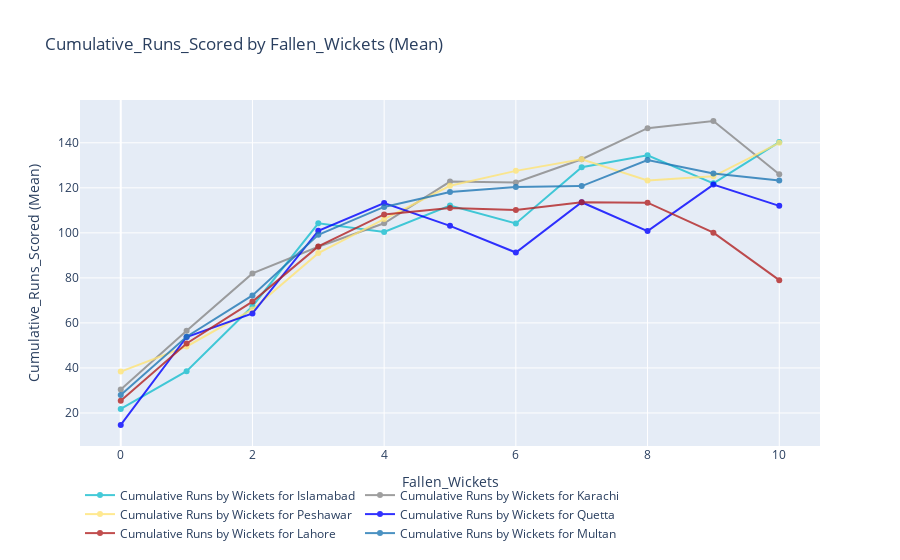

Write notebook code for a chart like this one.
### Code cell
if isinstance(df, (pd.DatetimeIndex, pd.MultiIndex)):
	df = df.to_frame(index=False)

# remove any pre-existing indices for ease of use in the D-Tale code, but this is not required
df = df.reset_index().drop('index', axis=1, errors='ignore')
df.columns = [str(c) for c in df.columns]  # update columns to strings in case they are numbers

chart_data = pd.concat([
	df['Fallen_Wickets'],
	df['Cumulative_Runs_Scored'],
	df['Batting_Team'],
], axis=1)
chart_data = chart_data.query("""(Batting_Team == 'Islamabad United') or (Batting_Team == 'Karachi Kings') or (Batting_Team == 'Lahore Qalandars') or (Batting_Team == 'Multan Sultans') or (Batting_Team == 'Peshawar Zalmi') or (Batting_Team == 'Quetta Gladiators')""")
chart_data = chart_data.sort_values(['Batting_Team', 'Fallen_Wickets'])
chart_data = chart_data.rename(columns={'Fallen_Wickets': 'x'})
chart_data = chart_data.groupby(['Batting_Team', 'x'])[['Cumulative_Runs_Scored']].mean().reset_index()
chart_data = chart_data.dropna()
# WARNING: This is not taking into account grouping of any kind, please apply filter associated with
#          the group in question in order to replicate chart. For this we're using 'Batting_Team == 'Islamabad United''
#chart_data = chart_data.query("""(Batting_Team == 'Islamabad United')""")

import plotly.graph_objs as go

#charts = []
#line_cfg = {'line': {'shape': 'spline', 'smoothing': 0.3}, 'mode': 'lines'}
#charts.append(go.Scatter(
#	x=chart_data['x'], y=chart_data['Cumulative_Runs_Scored'], name='Cumulative_Runs_Scored', **line_cfg
#))
isl = go.Scatter(
                x=chart_data['x'],
                y=chart_data[chart_data['Batting_Team'] == 'Islamabad United']['Cumulative_Runs_Scored'],
                name = "Cumulative Runs by Wickets for Islamabad",
                line = dict(color = '#17BECF'),
                opacity = 0.8)
kar = go.Scatter(
                x=chart_data['x'],
                y=chart_data[chart_data['Batting_Team'] == 'Karachi Kings']['Cumulative_Runs_Scored'],
                name = "Cumulative Runs by Wickets for Karachi",
                line = dict(color = '#888'),
                opacity = 0.8)
pes = go.Scatter(
                x=chart_data['x'],
                y=chart_data[chart_data['Batting_Team'] == 'Peshawar Zalmi']['Cumulative_Runs_Scored'],
                name = "Cumulative Runs by Wickets for Peshawar",
                line = dict(color = '#ffe476'),
                opacity = 0.8)
que = go.Scatter(
                x=chart_data['x'],
                y=chart_data[chart_data['Batting_Team'] == 'Quetta Gladiators']['Cumulative_Runs_Scored'],
                name = "Cumulative Runs by Wickets for Quetta",
                line = dict(color = '#0000ff'),
                opacity = 0.8)
lah = go.Scatter(
                x=chart_data['x'],
                y=chart_data[chart_data['Batting_Team'] == 'Lahore Qalandars']['Cumulative_Runs_Scored'],
                name = "Cumulative Runs by Wickets for Lahore",
                line = dict(color ='firebrick' ),
                opacity = 0.8)
mul = go.Scatter(
                x=chart_data['x'],
                y=chart_data[chart_data['Batting_Team'] == 'Multan Sultans']['Cumulative_Runs_Scored'],
                name = "Cumulative Runs by Wickets for Multan",
                line = dict(color = '#1f77b4'),
                opacity = 0.8)
charts=[isl,kar,pes,que,lah,mul]
figure = go.Figure(data=charts, layout=go.Layout({
    'legend': {'orientation': 'h'},
    'title': {'text': 'Cumulative_Runs_Scored by Fallen_Wickets (Mean)'},
    'xaxis': {'tickformat': '.0f', 'title': {'text': 'Fallen_Wickets'}},
    'yaxis': {'tickformat': '.0f', 'title': {'text': 'Cumulative_Runs_Scored (Mean)'}}
}))

# If you're having trouble viewing your chart in your notebook try passing your 'chart' into this snippet:

from plotly.offline import iplot, init_notebook_mode

init_notebook_mode(connected=True)
figure.pop('id', None) # for some reason iplot does not like 'id'
iplot(figure)

### Figure 1 — Plotly figure (JSON) as saved in the notebook; plotly's stock layout.template omitted (floating-point values rounded to 4 significant figures)
{"data": [{"line": {"color": "#17BECF"}, "name": "Cumulative Runs by Wickets for Islamabad", "opacity": 0.8, "type": "scatter", "x": [0, 1, 2, 3, 4, 5, 6, 7, 8, 9, 10, 0, 1, 2, 3, 4, 5, 6, 7, 8, 9, 10, 0, 1, 2, 3, 4, 5, 6, 7, 8, 9, 10, 0, 1, 2, 3, 4, 5, 6, 7, 8, 9, 10, 0, 1, 2, 3, 4, 5, 6, 7, 8, 9, 10, 0, 1, 2, 3, 4, 5, 6, 7, 8, 9, 10], "y": [21.81, 38.59, 67.43, 104.3, 100.4, 112.2, 104.2, 129.1, 134.5, 122, 140.3]}, {"line": {"color": "#888"}, "name": "Cumulative Runs by Wickets for Karachi", "opacity": 0.8, "type": "scatter", "x": [0, 1, 2, 3, 4, 5, 6, 7, 8, 9, 10, 0, 1, 2, 3, 4, 5, 6, 7, 8, 9, 10, 0, 1, 2, 3, 4, 5, 6, 7, 8, 9, 10, 0, 1, 2, 3, 4, 5, 6, 7, 8, 9, 10, 0, 1, 2, 3, 4, 5, 6, 7, 8, 9, 10, 0, 1, 2, 3, 4, 5, 6, 7, 8, 9, 10], "y": [30.39, 56.58, 81.99, 93.83, 104.3, 122.8, 122.3, 132.7, 146.5, 149.7, 126]}, {"line": {"color": "#ffe476"}, "name": "Cumulative Runs by Wickets for Peshawar", "opacity": 0.8, "type": "scatter", "x": [0, 1, 2, 3, 4, 5, 6, 7, 8, 9, 10, 0, 1, 2, 3, 4, 5, 6, 7, 8, 9, 10, 0, 1, 2, 3, 4, 5, 6, 7, 8, 9, 10, 0, 1, 2, 3, 4, 5, 6, 7, 8, 9, 10, 0, 1, 2, 3, 4, 5, 6, 7, 8, 9, 10, 0, 1, 2, 3, 4, 5, 6, 7, 8, 9, 10], "y": [38.38, 49.54, 66.01, 91.01, 106.1, 120.9, 127.5, 132.7, 123.3, 125.1, 140]}, {"line": {"color": "#0000ff"}, "name": "Cumulative Runs by Wickets for Quetta", "opacity": 0.8, "type": "scatter", "x": [0, 1, 2, 3, 4, 5, 6, 7, 8, 9, 10, 0, 1, 2, 3, 4, 5, 6, 7, 8, 9, 10, 0, 1, 2, 3, 4, 5, 6, 7, 8, 9, 10, 0, 1, 2, 3, 4, 5, 6, 7, 8, 9, 10, 0, 1, 2, 3, 4, 5, 6, 7, 8, 9, 10, 0, 1, 2, 3, 4, 5, 6, 7, 8, 9, 10], "y": [14.69, 53.74, 64.21, 101.0, 113.2, 103.1, 91.27, 113.6, 100.8, 121.4, 112]}, {"line": {"color": "firebrick"}, "name": "Cumulative Runs by Wickets for Lahore", "opacity": 0.8, "type": "scatter", "x": [0, 1, 2, 3, 4, 5, 6, 7, 8, 9, 10, 0, 1, 2, 3, 4, 5, 6, 7, 8, 9, 10, 0, 1, 2, 3, 4, 5, 6, 7, 8, 9, 10, 0, 1, 2, 3, 4, 5, 6, 7, 8, 9, 10, 0, 1, 2, 3, 4, 5, 6, 7, 8, 9, 10, 0, 1, 2, 3, 4, 5, 6, 7, 8, 9, 10], "y": [25.44, 50.85, 69.46, 93.96, 108.2, 111.0, 110.2, 113.6, 113.4, 100.1, 79]}, {"line": {"color": "#1f77b4"}, "name": "Cumulative Runs by Wickets for Multan", "opacity": 0.8, "type": "scatter", "x": [0, 1, 2, 3, 4, 5, 6, 7, 8, 9, 10, 0, 1, 2, 3, 4, 5, 6, 7, 8, 9, 10, 0, 1, 2, 3, 4, 5, 6, 7, 8, 9, 10, 0, 1, 2, 3, 4, 5, 6, 7, 8, 9, 10, 0, 1, 2, 3, 4, 5, 6, 7, 8, 9, 10, 0, 1, 2, 3, 4, 5, 6, 7, 8, 9, 10], "y": [28.02, 53.86, 72.21, 99.13, 111.5, 118.2, 120.4, 120.8, 132.4, 126.4, 123.2]}], "layout": {"legend": {"orientation": "h"}, "title": {"text": "Cumulative_Runs_Scored by Fallen_Wickets (Mean)"}, "xaxis": {"tickformat": ".0f", "title": {"text": "Fallen_Wickets"}}, "yaxis": {"tickformat": ".0f", "title": {"text": "Cumulative_Runs_Scored (Mean)"}}}}
